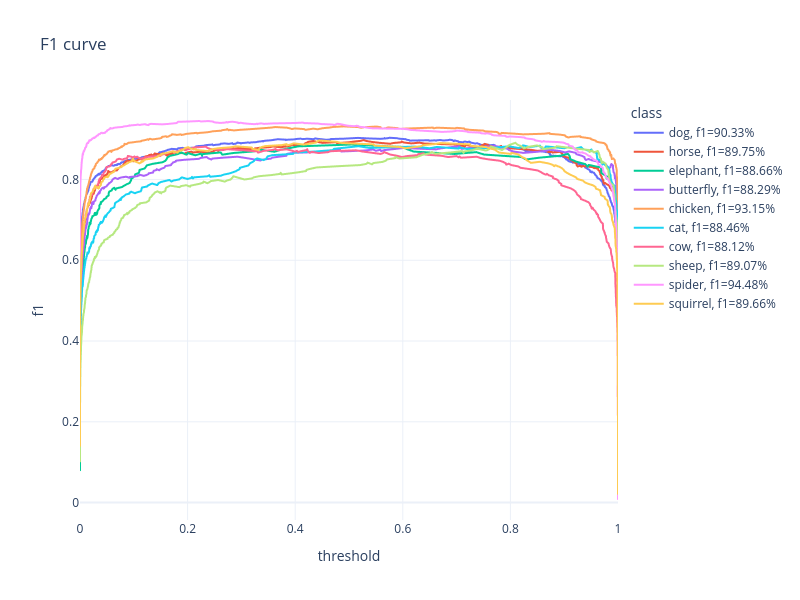

Write notebook code for a chart like this one.
### Code cell
df = pd.DataFrame(df_dict)
px.line(df, x='threshold', y='f1', color='class', 
        width=800, height=600, title="F1 curve")

### Figure 1 — Plotly figure (JSON) as saved in the notebook; plotly's stock layout.template omitted (floating-point values rounded to 4 significant figures; data arrays with more than 128 entries replaced by an {"elided": "..."} marker saying what was removed)
{"data": [{"hovertemplate": "class=dog, f1=90.33%<br>threshold=%{x}<br>f1=%{y}<extra></extra>", "legendgroup": "dog, f1=90.33%", "line": {"color": "#636efa", "dash": "solid"}, "marker": {"symbol": "circle"}, "mode": "lines", "name": "dog, f1=90.33%", "showlegend": true, "type": "scattergl", "x": {"elided": "2389 float values"}, "xaxis": "x", "y": {"elided": "2389 float values"}, "yaxis": "y"}, {"hovertemplate": "class=horse, f1=89.75%<br>threshold=%{x}<br>f1=%{y}<extra></extra>", "legendgroup": "horse, f1=89.75%", "line": {"color": "#EF553B", "dash": "solid"}, "marker": {"symbol": "circle"}, "mode": "lines", "name": "horse, f1=89.75%", "showlegend": true, "type": "scattergl", "x": {"elided": "2400 float values"}, "xaxis": "x", "y": {"elided": "2400 float values"}, "yaxis": "y"}, {"hovertemplate": "class=elephant, f1=88.66%<br>threshold=%{x}<br>f1=%{y}<extra></extra>", "legendgroup": "elephant, f1=88.66%", "line": {"color": "#00cc96", "dash": "solid"}, "marker": {"symbol": "circle"}, "mode": "lines", "name": "elephant, f1=88.66%", "showlegend": true, "type": "scattergl", "x": {"elided": "2415 float values"}, "xaxis": "x", "y": {"elided": "2415 float values"}, "yaxis": "y"}, {"hovertemplate": "class=butterfly, f1=88.29%<br>threshold=%{x}<br>f1=%{y}<extra></extra>", "legendgroup": "butterfly, f1=88.29%", "line": {"color": "#ab63fa", "dash": "solid"}, "marker": {"symbol": "circle"}, "mode": "lines", "name": "butterfly, f1=88.29%", "showlegend": true, "type": "scattergl", "x": {"elided": "2394 float values"}, "xaxis": "x", "y": {"elided": "2394 float values"}, "yaxis": "y"}, {"hovertemplate": "class=chicken, f1=93.15%<br>threshold=%{x}<br>f1=%{y}<extra></extra>", "legendgroup": "chicken, f1=93.15%", "line": {"color": "#FFA15A", "dash": "solid"}, "marker": {"symbol": "circle"}, "mode": "lines", "name": "chicken, f1=93.15%", "showlegend": true, "type": "scattergl", "x": {"elided": "2342 float values"}, "xaxis": "x", "y": {"elided": "2342 float values"}, "yaxis": "y"}, {"hovertemplate": "class=cat, f1=88.46%<br>threshold=%{x}<br>f1=%{y}<extra></extra>", "legendgroup": "cat, f1=88.46%", "line": {"color": "#19d3f3", "dash": "solid"}, "marker": {"symbol": "circle"}, "mode": "lines", "name": "cat, f1=88.46%", "showlegend": true, "type": "scattergl", "x": {"elided": "2392 float values"}, "xaxis": "x", "y": {"elided": "2392 float values"}, "yaxis": "y"}, {"hovertemplate": "class=cow, f1=88.12%<br>threshold=%{x}<br>f1=%{y}<extra></extra>", "legendgroup": "cow, f1=88.12%", "line": {"color": "#FF6692", "dash": "solid"}, "marker": {"symbol": "circle"}, "mode": "lines", "name": "cow, f1=88.12%", "showlegend": true, "type": "scattergl", "x": {"elided": "2420 float values"}, "xaxis": "x", "y": {"elided": "2420 float values"}, "yaxis": "y"}, {"hovertemplate": "class=sheep, f1=89.07%<br>threshold=%{x}<br>f1=%{y}<extra></extra>", "legendgroup": "sheep, f1=89.07%", "line": {"color": "#B6E880", "dash": "solid"}, "marker": {"symbol": "circle"}, "mode": "lines", "name": "sheep, f1=89.07%", "showlegend": true, "type": "scattergl", "x": {"elided": "2403 float values"}, "xaxis": "x", "y": {"elided": "2403 float values"}, "yaxis": "y"}, {"hovertemplate": "class=spider, f1=94.48%<br>threshold=%{x}<br>f1=%{y}<extra></extra>", "legendgroup": "spider, f1=94.48%", "line": {"color": "#FF97FF", "dash": "solid"}, "marker": {"symbol": "circle"}, "mode": "lines", "name": "spider, f1=94.48%", "showlegend": true, "type": "scattergl", "x": {"elided": "2407 float values"}, "xaxis": "x", "y": {"elided": "2407 float values"}, "yaxis": "y"}, {"hovertemplate": "class=squirrel, f1=89.66%<br>threshold=%{x}<br>f1=%{y}<extra></extra>", "legendgroup": "squirrel, f1=89.66%", "line": {"color": "#FECB52", "dash": "solid"}, "marker": {"symbol": "circle"}, "mode": "lines", "name": "squirrel, f1=89.66%", "showlegend": true, "type": "scattergl", "x": {"elided": "2419 float values"}, "xaxis": "x", "y": {"elided": "2419 float values"}, "yaxis": "y"}], "layout": {"height": 600, "legend": {"title": {"text": "class"}, "tracegroupgap": 0}, "title": {"text": "F1 curve"}, "width": 800, "xaxis": {"anchor": "y", "domain": [0, 1], "title": {"text": "threshold"}}, "yaxis": {"anchor": "x", "domain": [0, 1], "title": {"text": "f1"}}}}
